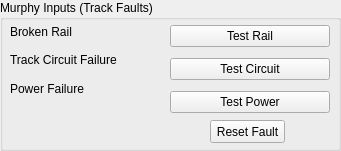
     <widget class="QGroupBox" name="murphyInputsGroupTB">
      <property name="geometry">
       <rect>
        <x>570</x>
        <y>600</y>
        <width>341</width>
        <height>151</height>
       </rect>
      </property>
      <property name="title">
       <string>Murphy Inputs (Track Faults)</string>
      </property>
      <widget class="QWidget" name="verticalLayoutWidget_15">
       <property name="geometry">
        <rect>
         <x>10</x>
         <y>20</y>
         <width>160</width>
         <height>80</height>
        </rect>
       </property>
       <layout class="QVBoxLayout" name="murphylabelsBlockTB">
        <item>
         <widget class="QLabel" name="brokenTrackLabelTB_M">
          <property name="text">
           <string>Broken Rail</string>
          </property>
         </widget>
        </item>
        <item>
         <widget class="QLabel" name="trackcircuitFailureTB_M">
          <property name="text">
           <string>Track Circuit Failure</string>
          </property>
         </widget>
        </item>
        <item>
         <widget class="QLabel" name="powerFailureLabelTB_M">
          <property name="text">
           <string>Power Failure</string>
          </property>
         </widget>
        </item>
       </layout>
      </widget>
      <widget class="QWidget" name="verticalLayoutWidget_16">
       <property name="geometry">
        <rect>
         <x>170</x>
         <y>20</y>
         <width>160</width>
         <height>100</height>
        </rect>
       </property>
       <layout class="QVBoxLayout" name="murphyOutputsBlockTB">
        <item>
         <widget class="QPushButton" name="railtestTB_Button">
          <property name="text">
           <string>Test Rail</string>
          </property>
         </widget>
        </item>
        <item>
         <widget class="QPushButton" name="circuittestTB_Button">
          <property name="text">
           <string>Test Circuit</string>
          </property>
         </widget>
        </item>
        <item>
         <widget class="QPushButton" name="powertestTB_Button">
          <property name="text">
           <string>Test Power</string>
          </property>
         </widget>
        </item>
       </layout>
      </widget>
      <widget class="QPushButton" name="resetfaultTB_button">
       <property name="geometry">
        <rect>
         <x>210</x>
         <y>120</y>
         <width>75</width>
         <height>23</height>
        </rect>
       </property>
       <property name="text">
        <string>Reset Fault</string>
       </property>
      </widget>
     </widget>
